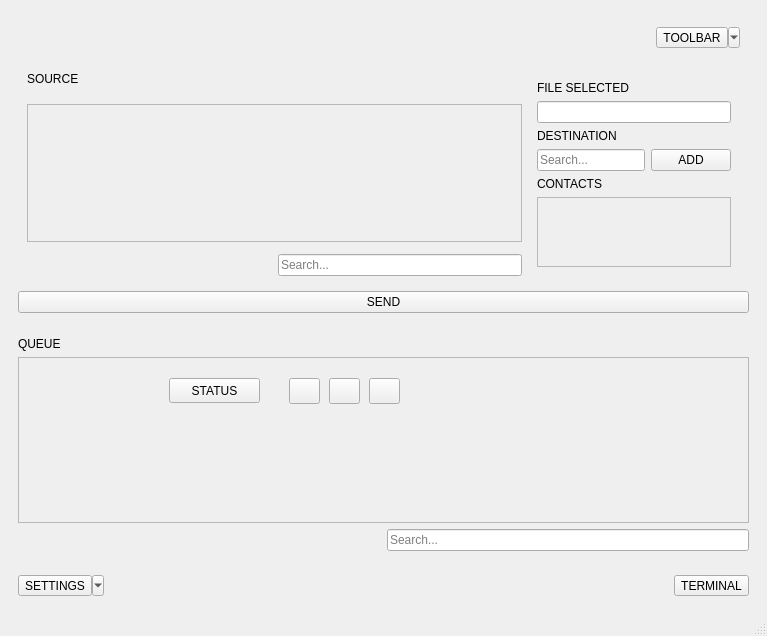
<?xml version="1.0" encoding="UTF-8"?>
<ui version="4.0">
 <class>MAIN</class>
 <widget class="QMainWindow" name="MAIN">
  <property name="geometry">
   <rect>
    <x>0</x>
    <y>0</y>
    <width>767</width>
    <height>636</height>
   </rect>
  </property>
  <property name="windowTitle">
   <string>MainWindow</string>
  </property>
  <widget class="QWidget" name="centralwidget">
   <layout class="QVBoxLayout" name="verticalLayout_2">
    <item>
     <widget class="QWidget" name="widget_7" native="true">
      <layout class="QVBoxLayout" name="verticalLayout">
       <item>
        <widget class="QWidget" name="widget_6" native="true">
         <layout class="QGridLayout" name="gridLayout_5">
          <item row="0" column="1">
           <widget class="QToolButton" name="TOOLBAR">
            <property name="focusPolicy">
             <enum>Qt::FocusPolicy::StrongFocus</enum>
            </property>
            <property name="contextMenuPolicy">
             <enum>Qt::ContextMenuPolicy::CustomContextMenu</enum>
            </property>
            <property name="acceptDrops">
             <bool>false</bool>
            </property>
            <property name="text">
             <string>TOOLBAR</string>
            </property>
            <property name="popupMode">
             <enum>QToolButton::ToolButtonPopupMode::MenuButtonPopup</enum>
            </property>
            <property name="arrowType">
             <enum>Qt::ArrowType::NoArrow</enum>
            </property>
           </widget>
          </item>
          <item row="0" column="0">
           <spacer name="horizontalSpacer_2">
            <property name="orientation">
             <enum>Qt::Orientation::Horizontal</enum>
            </property>
            <property name="sizeHint" stdset="0">
             <size>
              <width>40</width>
              <height>20</height>
             </size>
            </property>
           </spacer>
          </item>
         </layout>
        </widget>
       </item>
       <item>
        <widget class="QWidget" name="widget_2" native="true">
         <layout class="QGridLayout" name="gridLayout_2">
          <item row="1" column="0">
           <widget class="QLabel" name="label">
            <property name="text">
             <string>SOURCE</string>
            </property>
           </widget>
          </item>
          <item row="6" column="1">
           <widget class="QLineEdit" name="file_filter">
            <property name="text">
             <string/>
            </property>
            <property name="placeholderText">
             <string>Search...</string>
            </property>
           </widget>
          </item>
          <item row="4" column="0" colspan="2">
           <widget class="QScrollArea" name="SOURCE_DIRECT">
            <property name="widgetResizable">
             <bool>true</bool>
            </property>
            <widget class="QWidget" name="scrollAreaWidgetContents">
             <property name="geometry">
              <rect>
               <x>0</x>
               <y>0</y>
               <width>459</width>
               <height>166</height>
              </rect>
             </property>
            </widget>
           </widget>
          </item>
          <item row="1" column="2" rowspan="6" colspan="2">
           <widget class="QWidget" name="widget" native="true">
            <layout class="QGridLayout" name="gridLayout">
             <item row="3" column="1">
              <widget class="QLabel" name="label_2">
               <property name="text">
                <string>DESTINATION</string>
               </property>
              </widget>
             </item>
             <item row="6" column="1">
              <widget class="QLabel" name="label_4">
               <property name="text">
                <string>CONTACTS</string>
               </property>
              </widget>
             </item>
             <item row="4" column="1">
              <widget class="QLineEdit" name="contact_filter">
               <property name="layoutDirection">
                <enum>Qt::LayoutDirection::LeftToRight</enum>
               </property>
               <property name="text">
                <string/>
               </property>
               <property name="echoMode">
                <enum>QLineEdit::EchoMode::Normal</enum>
               </property>
               <property name="placeholderText">
                <string>Search...</string>
               </property>
              </widget>
             </item>
             <item row="0" column="1">
              <widget class="QLabel" name="label_5">
               <property name="text">
                <string>FILE SELECTED</string>
               </property>
              </widget>
             </item>
             <item row="7" column="1" colspan="2">
              <widget class="QScrollArea" name="CONTACT_LIST">
               <property name="widgetResizable">
                <bool>true</bool>
               </property>
               <widget class="QWidget" name="scrollAreaWidgetContents_2">
                <property name="geometry">
                 <rect>
                  <x>0</x>
                  <y>0</y>
                  <width>226</width>
                  <height>68</height>
                 </rect>
                </property>
               </widget>
              </widget>
             </item>
             <item row="2" column="1" colspan="2">
              <widget class="QLineEdit" name="file_selected_display">
               <property name="readOnly">
                <bool>true</bool>
               </property>
              </widget>
             </item>
             <item row="4" column="2">
              <widget class="QPushButton" name="add_contact_btn">
               <property name="text">
                <string>ADD</string>
               </property>
              </widget>
             </item>
            </layout>
           </widget>
          </item>
          <item row="6" column="0">
           <spacer name="horizontalSpacer_3">
            <property name="orientation">
             <enum>Qt::Orientation::Horizontal</enum>
            </property>
            <property name="sizeHint" stdset="0">
             <size>
              <width>40</width>
              <height>20</height>
             </size>
            </property>
           </spacer>
          </item>
         </layout>
        </widget>
       </item>
       <item>
        <widget class="QPushButton" name="file_send">
         <property name="text">
          <string>SEND</string>
         </property>
        </widget>
       </item>
      </layout>
     </widget>
    </item>
    <item>
     <widget class="QWidget" name="widget_4" native="true">
      <layout class="QGridLayout" name="gridLayout_3">
       <item row="3" column="1">
        <widget class="QLineEdit" name="queue_filter">
         <property name="text">
          <string/>
         </property>
         <property name="placeholderText">
          <string>Search...</string>
         </property>
        </widget>
       </item>
       <item row="3" column="0">
        <spacer name="horizontalSpacer_4">
         <property name="orientation">
          <enum>Qt::Orientation::Horizontal</enum>
         </property>
         <property name="sizeHint" stdset="0">
          <size>
           <width>40</width>
           <height>20</height>
          </size>
         </property>
        </spacer>
       </item>
       <item row="1" column="0" colspan="2">
        <widget class="QScrollArea" name="QUEUE">
         <property name="widgetResizable">
          <bool>true</bool>
         </property>
         <widget class="QWidget" name="scrollAreaWidgetContents_3">
          <property name="geometry">
           <rect>
            <x>0</x>
            <y>0</y>
            <width>729</width>
            <height>100</height>
           </rect>
          </property>
          <widget class="QToolButton" name="STATUS">
           <property name="geometry">
            <rect>
             <x>150</x>
             <y>20</y>
             <width>91</width>
             <height>25</height>
            </rect>
           </property>
           <property name="text">
            <string>STATUS</string>
           </property>
          </widget>
          <widget class="QPushButton" name="suspend">
           <property name="geometry">
            <rect>
             <x>270</x>
             <y>20</y>
             <width>31</width>
             <height>26</height>
            </rect>
           </property>
           <property name="text">
            <string/>
           </property>
           <property name="icon">
            <iconset theme="QIcon::ThemeIcon::MediaPlaybackPause"/>
           </property>
          </widget>
          <widget class="QPushButton" name="cancel">
           <property name="geometry">
            <rect>
             <x>310</x>
             <y>20</y>
             <width>31</width>
             <height>26</height>
            </rect>
           </property>
           <property name="text">
            <string/>
           </property>
           <property name="icon">
            <iconset theme="QIcon::ThemeIcon::MediaPlaybackStop"/>
           </property>
          </widget>
          <widget class="QPushButton" name="resume">
           <property name="geometry">
            <rect>
             <x>350</x>
             <y>20</y>
             <width>31</width>
             <height>26</height>
            </rect>
           </property>
           <property name="text">
            <string/>
           </property>
           <property name="icon">
            <iconset theme="QIcon::ThemeIcon::MediaPlaybackStart"/>
           </property>
          </widget>
         </widget>
        </widget>
       </item>
       <item row="0" column="0">
        <widget class="QLabel" name="label_3">
         <property name="text">
          <string>QUEUE</string>
         </property>
        </widget>
       </item>
      </layout>
     </widget>
    </item>
    <item>
     <widget class="QWidget" name="widget_5" native="true">
      <layout class="QGridLayout" name="gridLayout_4">
       <item row="0" column="2">
        <widget class="QToolButton" name="TERMINAL">
         <property name="text">
          <string>TERMINAL</string>
         </property>
        </widget>
       </item>
       <item row="0" column="0">
        <widget class="QToolButton" name="SETTINGS">
         <property name="text">
          <string>SETTINGS</string>
         </property>
         <property name="popupMode">
          <enum>QToolButton::ToolButtonPopupMode::MenuButtonPopup</enum>
         </property>
        </widget>
       </item>
       <item row="0" column="1">
        <spacer name="horizontalSpacer_5">
         <property name="orientation">
          <enum>Qt::Orientation::Horizontal</enum>
         </property>
         <property name="sizeHint" stdset="0">
          <size>
           <width>40</width>
           <height>20</height>
          </size>
         </property>
        </spacer>
       </item>
      </layout>
     </widget>
    </item>
   </layout>
   <zorder>widget_7</zorder>
   <zorder>widget_5</zorder>
   <zorder>widget_4</zorder>
  </widget>
  <widget class="QMenuBar" name="menubar">
   <property name="geometry">
    <rect>
     <x>0</x>
     <y>0</y>
     <width>767</width>
     <height>23</height>
    </rect>
   </property>
  </widget>
  <widget class="QStatusBar" name="statusbar"/>
 </widget>
 <resources/>
 <connections/>
</ui>
